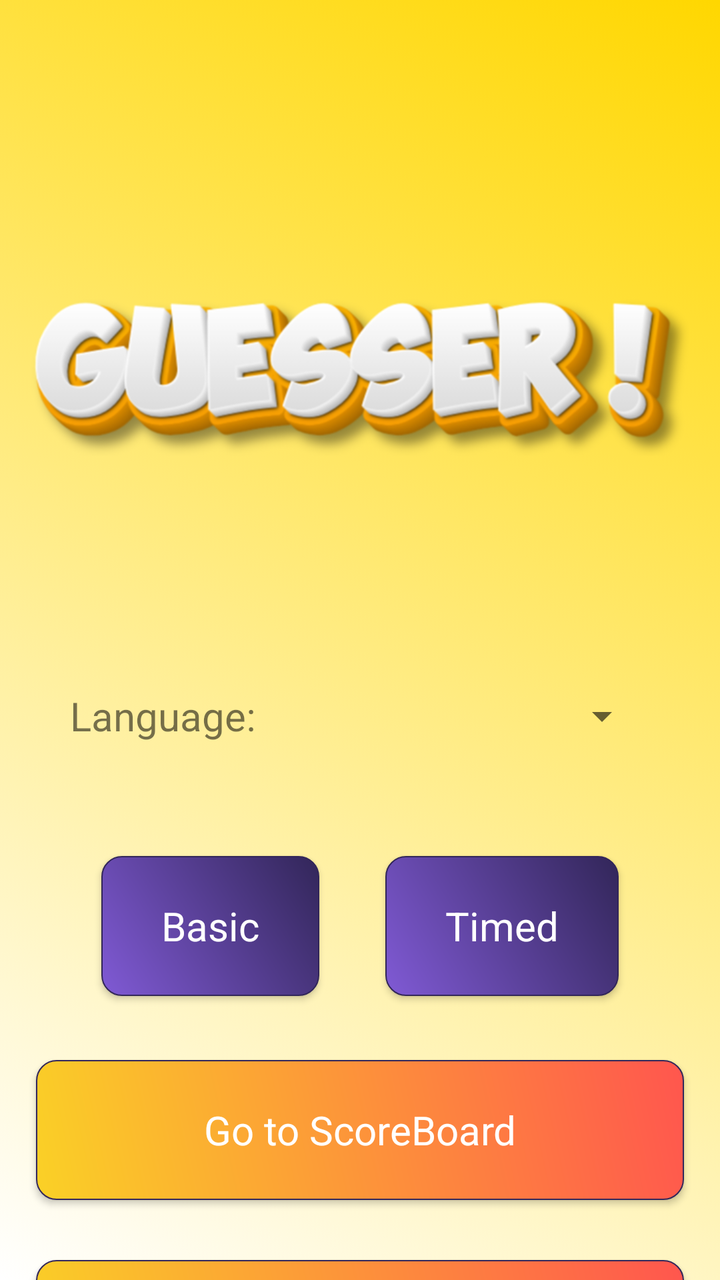
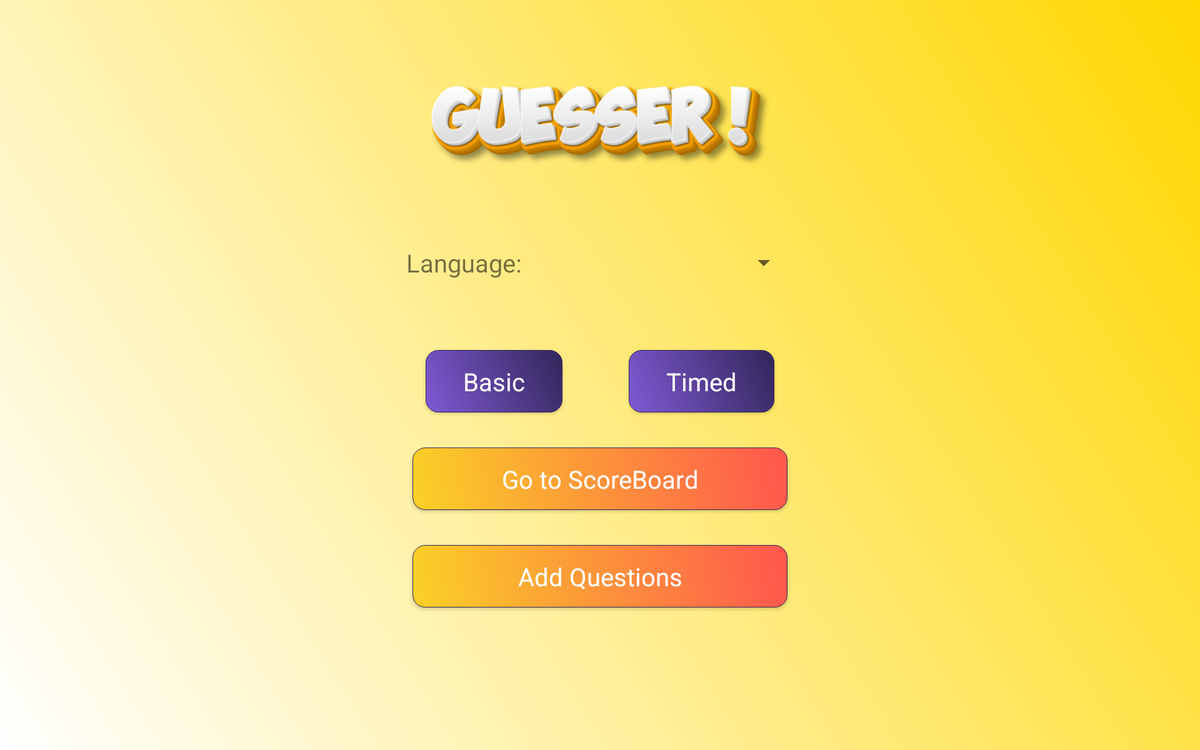

Two renders of one Android screen. The first uses the default layout on a phone; the second uses the alternative layout the repository ships for a different screen configuration, on a matching device. The two XML files are below.
<!-- AndroidManifest.xml: application theme Theme.NewGuesser -->
<!-- res/layout/activity_option_select.xml -->
<?xml version="1.0" encoding="utf-8"?>
<androidx.constraintlayout.widget.ConstraintLayout xmlns:android="http://schemas.android.com/apk/res/android"
    xmlns:app="http://schemas.android.com/apk/res-auto"
    xmlns:tools="http://schemas.android.com/tools"
    android:layout_width="match_parent"
    android:layout_height="match_parent"
    android:background="@drawable/background_colour"
    tools:context=".OptionSelect">


    <Spinner
        android:id="@+id/spinner"
        android:layout_width="180dp"
        android:layout_height="40dp"
        android:layout_marginTop="40dp"
        app:layout_constraintEnd_toEndOf="@id/guideline13"
        app:layout_constraintHorizontal_bias="0.5"
        app:layout_constraintStart_toEndOf="@+id/languageChoice"
        app:layout_constraintTop_toBottomOf="@+id/logoImageView" />

    <Button
        android:id="@+id/timed_mode_button"
        android:layout_width="wrap_content"
        android:layout_height="70dp"
        android:layout_marginTop="50dp"
        android:background="@drawable/btn_shape"
        android:gravity="center"
        android:paddingLeft="30dp"
        android:paddingRight="30dp"
        android:text="Timed"
        android:textAppearance="@style/TextAppearance.AppCompat.Body1"
        android:textColor="@color/white"
        android:textSize="20dp"
        app:layout_constraintEnd_toEndOf="@id/guideline13"
        app:layout_constraintStart_toEndOf="@+id/basic_mode_button"
        app:layout_constraintTop_toBottomOf="@+id/spinner" />

    <Button
        android:id="@+id/basic_mode_button"
        android:layout_width="wrap_content"
        android:layout_height="70dp"
        android:layout_marginTop="50dp"
        android:background="@drawable/btn_shape"
        android:gravity="center"
        android:paddingLeft="30dp"
        android:paddingRight="30dp"
        android:text="Basic"
        android:textAppearance="@style/TextAppearance.AppCompat.Body1"
        android:textColor="@color/white"
        android:textSize="20dp"
        app:layout_constraintEnd_toStartOf="@+id/timed_mode_button"
        app:layout_constraintStart_toStartOf="@id/guideline12"
        app:layout_constraintTop_toBottomOf="@+id/spinner" />

    <ImageView
        android:id="@+id/logoImageView"
        android:layout_width="362dp"
        android:layout_height="218dp"
        android:layout_gravity="center"
        android:layout_marginTop="80dp"
        android:src="@drawable/logo"
        app:layout_constraintEnd_toStartOf="@+id/guideline13"
        app:layout_constraintStart_toStartOf="@+id/guideline12"
        app:layout_constraintTop_toTopOf="parent" />

    <TextView
        android:id="@+id/languageChoice"
        android:layout_width="wrap_content"
        android:layout_height="40dp"
        android:layout_marginTop="40dp"
        android:gravity="center"
        android:text="Language:"
        android:textSize="20dp"
        app:layout_constraintEnd_toStartOf="@+id/spinner"
        app:layout_constraintHorizontal_bias="0.5"
        app:layout_constraintStart_toStartOf="@id/guideline12"
        app:layout_constraintTop_toBottomOf="@+id/logoImageView" />

    <androidx.constraintlayout.widget.Guideline
        android:id="@+id/guideline12"
        android:layout_width="wrap_content"
        android:layout_height="wrap_content"
        android:orientation="vertical"
        app:layout_constraintGuide_percent="0.05" />

    <androidx.constraintlayout.widget.Guideline
        android:id="@+id/guideline13"
        android:layout_width="wrap_content"
        android:layout_height="wrap_content"
        android:orientation="vertical"
        app:layout_constraintGuide_percent="0.95" />

    <Button
        android:id="@+id/goToScoreBoard"
        android:layout_width="0dp"
        android:layout_height="70dp"
        android:layout_marginTop="32dp"
        android:background="@drawable/btn_shape_2"
        android:gravity="center"
        android:paddingLeft="30dp"
        android:paddingRight="30dp"
        android:text="Go to ScoreBoard"
        android:textAppearance="@style/TextAppearance.AppCompat.Body1"
        android:textColor="@color/white"
        android:textSize="20dp"
        app:layout_constraintEnd_toStartOf="@+id/guideline13"
        app:layout_constraintStart_toStartOf="@id/guideline12"
        app:layout_constraintTop_toBottomOf="@+id/basic_mode_button" />

    <Button
        android:id="@+id/goToAddQuestion"
        android:layout_width="0dp"
        android:layout_height="70dp"
        android:layout_marginTop="30dp"
        android:background="@drawable/btn_shape_2"
        android:gravity="center"
        android:paddingLeft="30dp"
        android:paddingRight="30dp"
        android:text="Add Questions"
        android:textAppearance="@style/TextAppearance.AppCompat.Body1"
        android:textColor="@color/white"
        android:textSize="20dp"
        app:layout_constraintEnd_toStartOf="@+id/guideline13"
        app:layout_constraintStart_toStartOf="@id/guideline12"
        app:layout_constraintTop_toBottomOf="@+id/goToScoreBoard" />


</androidx.constraintlayout.widget.ConstraintLayout>
<!-- resources referenced by this layout -->
<resources>
  <color name="white">#FFFFFFFF</color>
  <!-- drawable background_colour (drawable) -->
  <?xml version="1.0" encoding="utf-8"?>
  <selector xmlns:android="http://schemas.android.com/apk/res/android">
      <item>
          <shape>
              <gradient
                  android:startColor="@color/white"
                  android:endColor="#ffd700"
                  android:angle="45"/>
          </shape>
      </item>
  </selector>
  <!-- drawable btn_shape (drawable) -->
  <?xml version="1.0" encoding="utf-8"?>
  <shape xmlns:android="http://schemas.android.com/apk/res/android"
      android:shape="rectangle" >
  
      <stroke
          android:color="#322659"
          android:width="0.5dp"/>
      <corners
          android:radius="10dp"/>
      <solid
          android:color="#322659"/>
      <gradient
          android:startColor="#805AD5"
          android:endColor="#322659"
          android:angle="45"/>
  </shape>
  <!-- drawable btn_shape_2 (drawable) -->
  <?xml version="1.0" encoding="utf-8"?>
  <shape xmlns:android="http://schemas.android.com/apk/res/android"
      android:shape="rectangle" >
  
      <stroke
          android:color="#322659"
          android:width="0.5dp"/>
      <corners
          android:radius="10dp"/>
      <solid
          android:color="#322659"/>
      <gradient
          android:startColor="#FAD126"
          android:endColor="#FF564E"
          android:angle="45"/>
  </shape>
  <!-- drawable logo: png bitmap (drawable, 89833 bytes) -->
  <style name="Theme.NewGuesser" parent="Base.Theme.NewGuesser" />
  <style name="Base.Theme.NewGuesser" parent="Theme.AppCompat.Light.NoActionBar">
          
          
      </style>
</resources>
<!-- res/layout-sw600dp-land/activity_option_select.xml (the repository's variant of the layout above) -->
<!-- drawn on a 7-inch tablet turned sideways -->
<?xml version="1.0" encoding="utf-8"?>
<androidx.constraintlayout.widget.ConstraintLayout xmlns:android="http://schemas.android.com/apk/res/android"
    xmlns:app="http://schemas.android.com/apk/res-auto"
    xmlns:tools="http://schemas.android.com/tools"
    android:layout_width="match_parent"
    android:layout_height="match_parent"
    android:background="@drawable/background_colour"
    tools:context=".OptionSelect">


    <Spinner
        android:id="@+id/spinner"
        android:layout_width="180dp"
        android:layout_height="40dp"
        android:layout_marginTop="40dp"
        app:layout_constraintEnd_toEndOf="@id/guideline13"
        app:layout_constraintHorizontal_bias="0.5"
        app:layout_constraintStart_toEndOf="@+id/languageChoice"
        app:layout_constraintTop_toBottomOf="@+id/logoImageView" />

    <Button
        android:id="@+id/timed_mode_button"
        android:layout_width="wrap_content"
        android:layout_height="50dp"
        android:layout_marginTop="50dp"
        android:background="@drawable/btn_shape"
        android:gravity="center"
        android:paddingLeft="30dp"
        android:paddingRight="30dp"
        android:text="Timed"
        android:textAppearance="@style/TextAppearance.AppCompat.Body1"
        android:textColor="@color/white"
        android:textSize="20dp"
        app:layout_constraintEnd_toEndOf="@id/guideline13"
        app:layout_constraintHorizontal_bias="0.5"
        app:layout_constraintStart_toEndOf="@+id/basic_mode_button"
        app:layout_constraintTop_toBottomOf="@+id/spinner" />

    <Button
        android:id="@+id/basic_mode_button"
        android:layout_width="wrap_content"
        android:layout_height="50dp"
        android:layout_marginTop="50dp"
        android:background="@drawable/btn_shape"
        android:gravity="center"
        android:paddingLeft="30dp"
        android:paddingRight="30dp"
        android:text="Basic"
        android:textAppearance="@style/TextAppearance.AppCompat.Body1"
        android:textColor="@color/white"
        android:textSize="20dp"
        app:layout_constraintEnd_toStartOf="@+id/timed_mode_button"
        app:layout_constraintHorizontal_bias="0.5"
        app:layout_constraintStart_toStartOf="@id/guideline12"
        app:layout_constraintTop_toBottomOf="@+id/spinner" />

    <ImageView
        android:id="@+id/logoImageView"
        android:layout_width="300dp"
        android:layout_height="100dp"
        android:layout_gravity="center"
        android:layout_marginTop="50dp"
        android:src="@drawable/logo"
        app:layout_constraintEnd_toStartOf="@+id/guideline13"
        app:layout_constraintStart_toStartOf="@+id/guideline12"
        app:layout_constraintTop_toTopOf="parent" />

    <TextView
        android:id="@+id/languageChoice"
        android:layout_width="wrap_content"
        android:layout_height="40dp"
        android:layout_marginTop="40dp"
        android:gravity="center"
        android:text="Language:"
        android:textSize="20dp"
        app:layout_constraintEnd_toStartOf="@+id/spinner"
        app:layout_constraintHorizontal_bias="0.5"
        app:layout_constraintStart_toStartOf="@id/guideline12"
        app:layout_constraintTop_toBottomOf="@+id/logoImageView" />

    <androidx.constraintlayout.widget.Guideline
        android:id="@+id/guideline12"
        android:layout_width="wrap_content"
        android:layout_height="wrap_content"
        android:orientation="vertical"
        app:layout_constraintGuide_percent="0.30" />

    <androidx.constraintlayout.widget.Guideline
        android:id="@+id/guideline13"
        android:layout_width="wrap_content"
        android:layout_height="wrap_content"
        android:orientation="vertical"
        app:layout_constraintGuide_percent="0.70" />


    <Button
        android:id="@+id/goToScoreBoard"
        android:layout_width="300dp"
        android:layout_height="50dp"
        android:layout_marginTop="28dp"
        android:background="@drawable/btn_shape_2"
        android:gravity="center"
        android:paddingLeft="30dp"
        android:paddingRight="30dp"
        android:text="Go to ScoreBoard"
        android:textAppearance="@style/TextAppearance.AppCompat.Body1"
        android:textColor="@color/white"
        android:textSize="20dp"
        app:layout_constraintEnd_toStartOf="@+id/guideline13"
        app:layout_constraintStart_toStartOf="@+id/guideline12"
        app:layout_constraintTop_toBottomOf="@+id/basic_mode_button" />

    <Button
        android:id="@+id/goToAddQuestion"
        android:layout_width="300dp"
        android:layout_height="50dp"
        android:layout_marginTop="28dp"
        android:background="@drawable/btn_shape_2"
        android:gravity="center"
        android:paddingLeft="30dp"
        android:paddingRight="30dp"
        android:text="Add Questions"
        android:textAppearance="@style/TextAppearance.AppCompat.Body1"
        android:textColor="@color/white"
        android:textSize="20dp"
        app:layout_constraintEnd_toStartOf="@+id/guideline13"
        app:layout_constraintStart_toStartOf="@+id/guideline12"
        app:layout_constraintTop_toBottomOf="@+id/goToScoreBoard" />


</androidx.constraintlayout.widget.ConstraintLayout>
